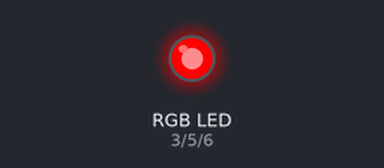
A sketch run on a simulated Arduino Uno, built with avr-gcc and run on an emulated ATmega328P. Shown: an RGB LED mixed from three pins (HIGH = lit). Dim RGB values are drawn brighter than linear.

Above: at 0.05 s.
At 1.2 s:
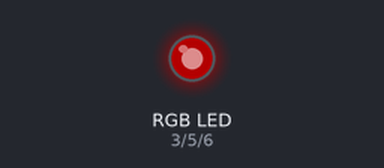
At 2.75 s:
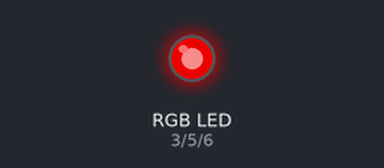
At 6.2 s:
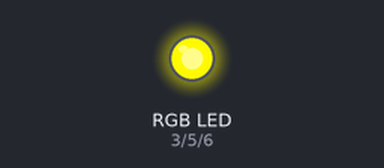
At 9.0 s:
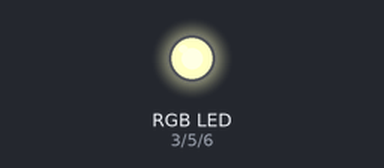
At 12.45 s:
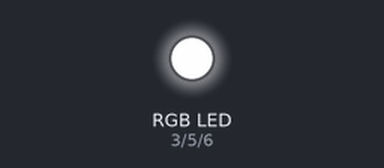
Timing chart, 0 to 16.2 s (numbered marks = the images above):
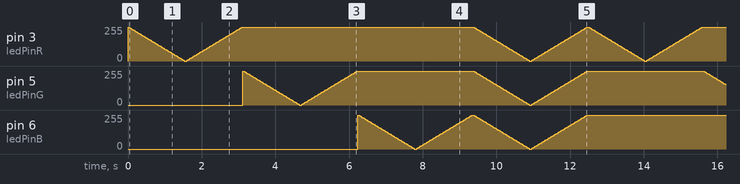

The sketch:

rgb_led_strip_adafruit.ino
```cpp
int ledPinR = 3;
int ledPinG = 5;
int ledPinB = 6;

void setup()  {
}

/* Note:
When driving LED's using common anode LED AMP's you have to inverse the duty cycle,
i. e. 255 is off and 0 is full power.
*/

void loop()  {
  // Red
  for(int fadeValue = 255 ; fadeValue >= 0; fadeValue -=5) {
    analogWrite(ledPinR, fadeValue);
    delay(30);
  }
  for(int fadeValue = 0 ; fadeValue <= 255; fadeValue +=5) {
    analogWrite(ledPinR, fadeValue);
    delay(30);
  }
  // Green
  for(int fadeValue = 255 ; fadeValue >= 0; fadeValue -=5) {
    analogWrite(ledPinG, fadeValue);
    delay(30);
  }
  for(int fadeValue = 0 ; fadeValue <= 255; fadeValue +=5) {
    analogWrite(ledPinG, fadeValue);
    delay(30);
  }
  // Blue
  for(int fadeValue = 255 ; fadeValue >= 0; fadeValue -=5) {
    analogWrite(ledPinB, fadeValue);
    delay(30);
  }
  for(int fadeValue = 0 ; fadeValue <= 255; fadeValue +=5) {
    analogWrite(ledPinB, fadeValue);
    delay(30);
  }
  // White
  for(int fadeValue = 255 ; fadeValue >= 0; fadeValue -=5) {
    analogWrite(ledPinR, fadeValue);
    analogWrite(ledPinG, fadeValue);
    analogWrite(ledPinB, fadeValue);
    delay(30);
  }
  for(int fadeValue = 0 ; fadeValue <= 255; fadeValue +=5) {
    analogWrite(ledPinR, fadeValue);
    analogWrite(ledPinG, fadeValue);
    analogWrite(ledPinB, fadeValue);
    delay(30);
  }
}
```

Measured:
- by itself, pin 3 (ledPinR), pin 6 (ledPinB): moves between 0/255 and 255/255, repeating every 12.5 s
